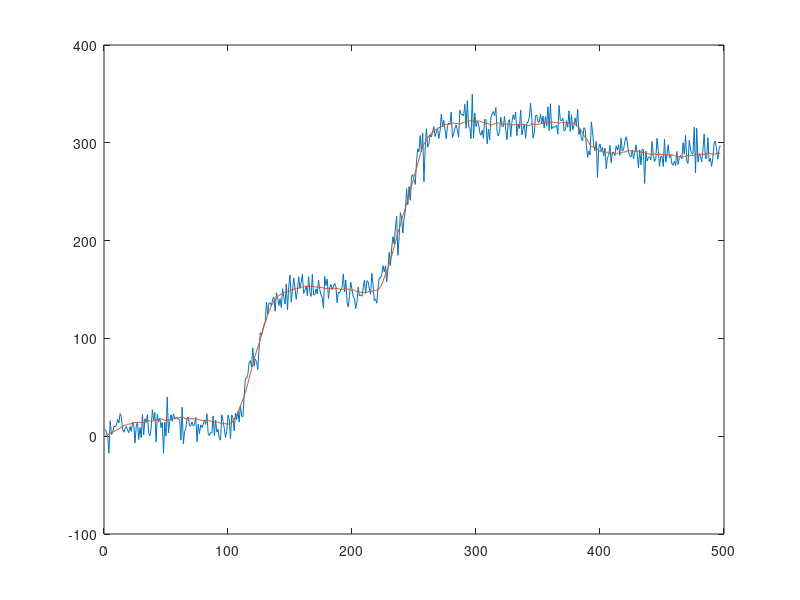

Write MATLAB code to recreate this figure.
clearvars;clc;close all;
load('yaw_data.mat');

% generate measuremtns 
gyro_noise = 0.5;
gyro_bias = 5;
gyro_meas = yaw_rate + gyro_bias + gyro_noise*randn(size(yaw_rate));
compass_noise = 10;
compass_meas = yaw + compass_noise*randn(size(yaw));
%plot(compass_meas);figure;plot(gyro_meas);

% system model
Dt = 0.1;
A = [1,Dt;0,1]; B = [Dt;0]; G = [Dt,0;0,Dt]; C = [1,0];
R = 10; Q = [0.1,0;0,0.1];

% filter initialization
time = 1:497;
x = zeros(2,length(time));
P = Q;
u = gyro_meas;
y = compass_meas;
for k=1:496
    %one step ahead prediction
    K = P*C'*inv(C*P*C' + R);
    x(:,k+1) = A*(eye(2) - K*C)*x(:,k) + B*u(k) + A*K*y(k);
    P = A*P*A' - A*K*C*P*A' + G*Q*G';
end
yaw_filtered = x(1,:);
plot(compass_meas); hold on; plot(yaw_filtered);